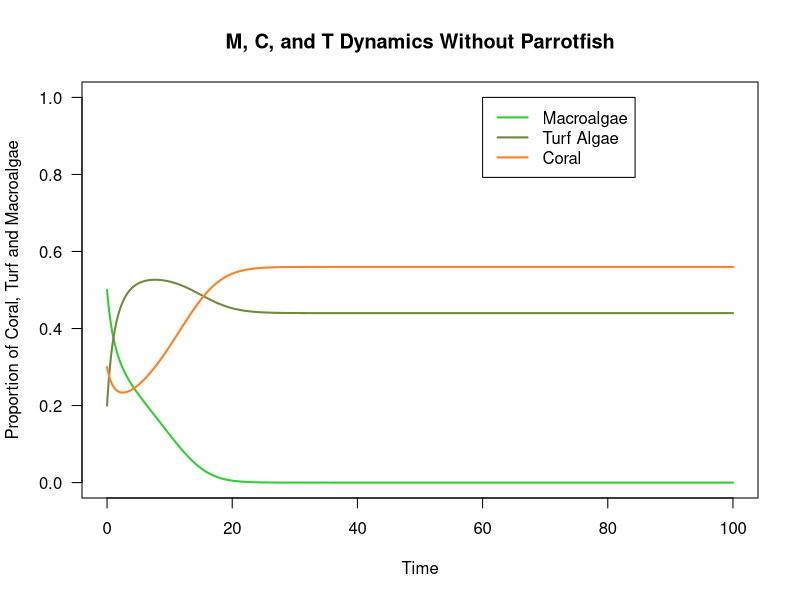
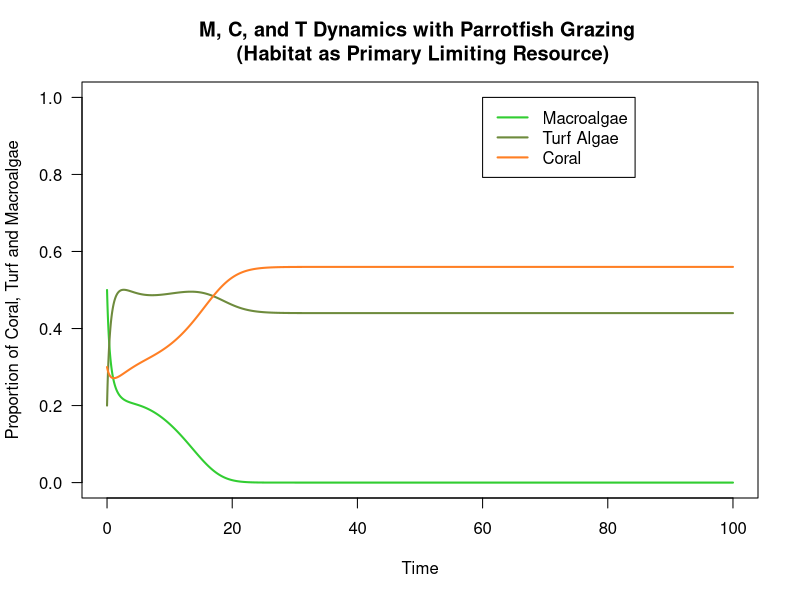
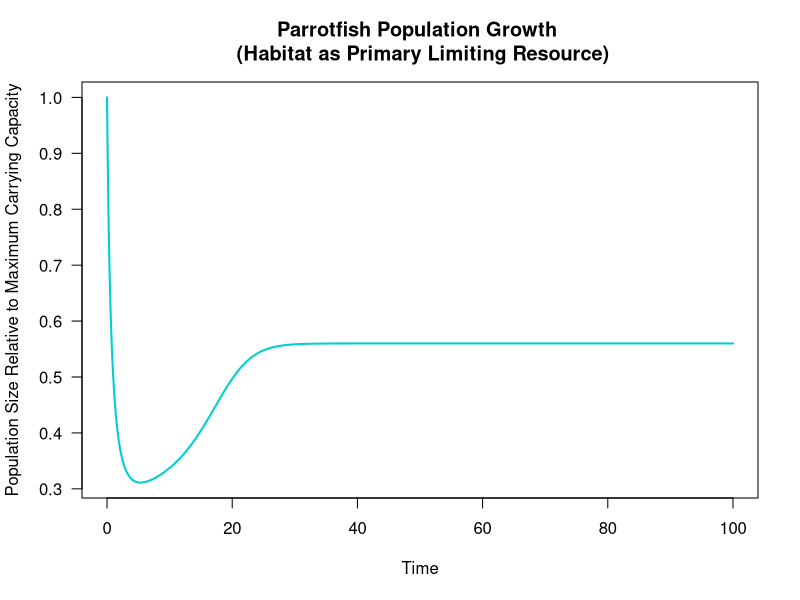
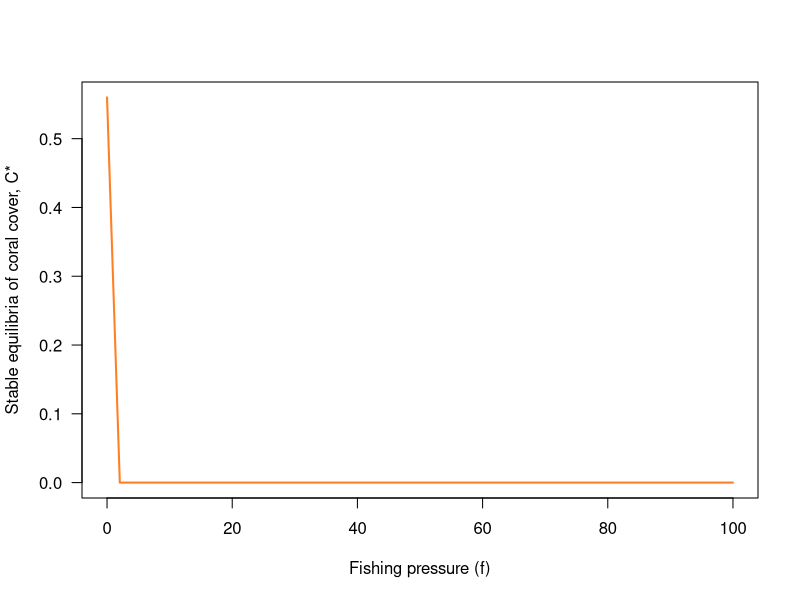
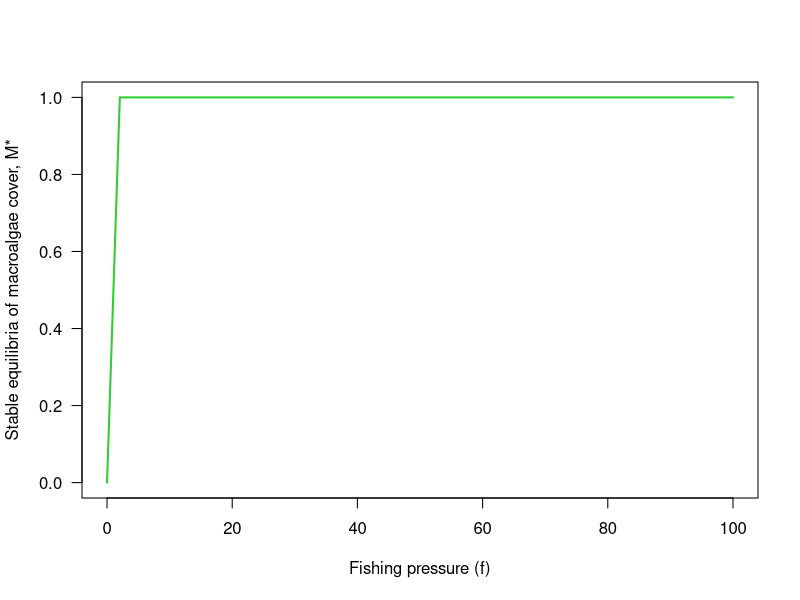
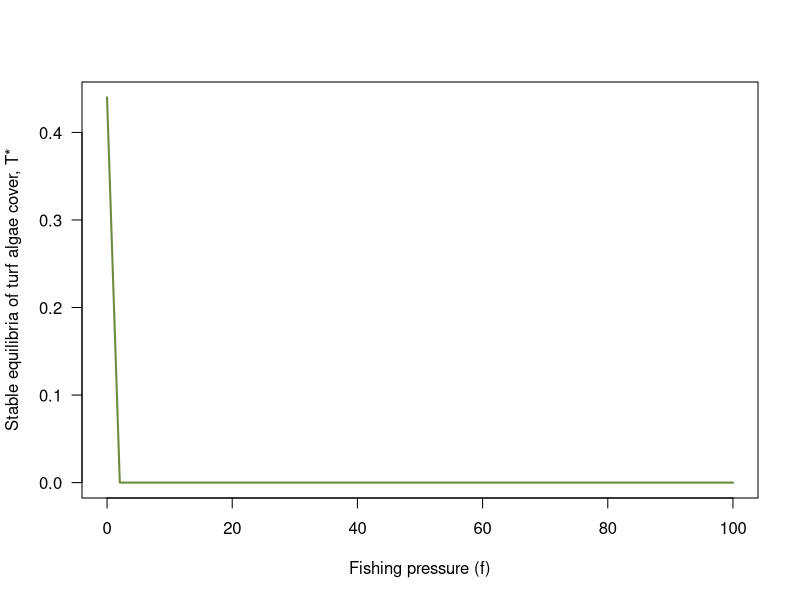
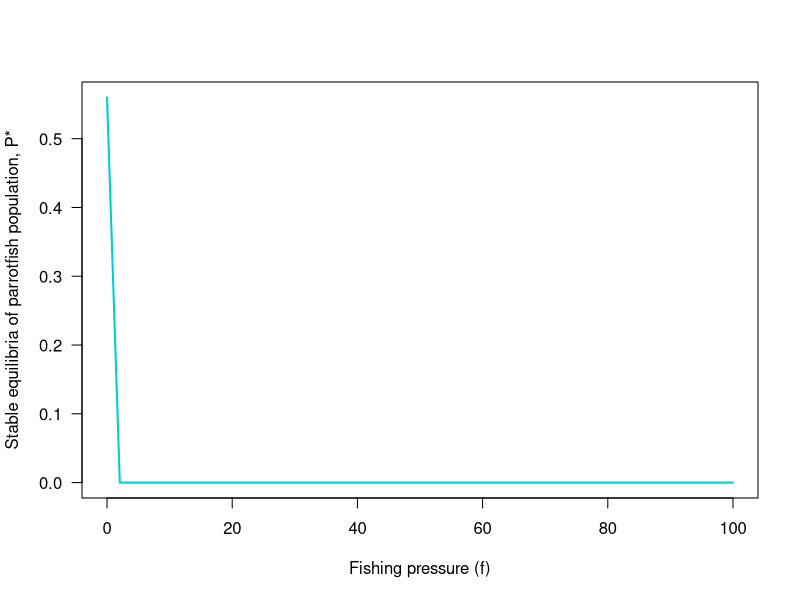

R code for these plots, in order:
## ---- chunk 1
knitr::opts_chunk$set(echo = TRUE)
## ---- chunk 2
### Macroalgae ###
# dMdt <- (alpha*M*C) - ((g*M)/(M + T)) + (gamma*M*T)


### Coral ###
# dCdt <- (r*T*C) - (d*C) - (alpha*M*C)


### Turf algae ###
# dTdt <- (g*M)/(M + T) - (gamma*M*T) - (r*T*C) + (d*C)
## ---- chunk 3
# parrotfish growth rate
s <- 0.49 # intrinsic rate of growth s of parrotfish 

# rate macroalgae directly overgrow coral per year
alpha <- 0.1 # coral overgrown by macroalgae at a rate a

# rate macroalgae spread vegetatively over algal turfs per year
gamma <- 0.8 # at a rate γ (gamma)

# rate of coral recruitment to algal turfs per year; coral always overgrow algal turfs
r <- 1 # corals recruit to and overgrow algal turfs at a rate r

# coral mortality -- natural coral mortality accounts for 2-4% per year, predation for 30%, and remaining mortality from coral disease or tissue damage following bleaching
d <- 0.44 # natural mortality rate of d

# grazing rate g can change, right now im setting it between the critical values 0.18 and 0.39
g <- 0.4 # set grazing rate 

# maximum parrotfish carrying capacity
#beta <- C

# fishing pressure 
f <- 0

## ---- chunk 4
###  Variables ###

#M <- macroalgae 
  # M <- 1 - C - T
#C <- coral 
  # C <- 1 - M - T
#T <- turf algae 
  # T <- 1 - M - C

# M + C + T = 1 particular region of the seabed is covered entirely by macroalgae (M), coral (C), and algal turfs (T) (variables)

# g # parrotfish graze macroalgae without distinction from algal turfs at a rate g


# storing colors 
Mcol <- 'limegreen' # plot color for macropalgae 
Tcol <- 'darkolivegreen4' # plot color for turf algae 
Ccol <- 'chocolate1' # plot color for coral 
Pcol <- 'darkturquoise' #plot color for parrotfish population
## ---- chunk 5
# setting time and inital values 
# time set 0 to 100
tset <- seq(from = 0, to = 100, length.out = 20000) #set time from 0 to 100 

# set initial condition for the parameters, I just set these randomly to be equal to 1 as the paper says
M0 <- 0.5
C0  <- .3
T0  <- 1 - M0 - C0 
P0 <- 1
## ---- chunk 6
### Simulation 1: M, C, T dynamics in the absence of parrotfish grazing ###

# creating holding vectors and filling initial conditions
M.simu <- NaN*tset 
M.simu[1] <- M0
T.simu <- NaN*tset
T.simu[1] <- T0
C.simu <- NaN*tset
C.simu[1] <- C0
P.simu <- NaN*tset
P.simu[1] <- P0 #start P squiggle (only using P squiggle, so P squiggle = P; g = P squiggle because g(P) = P/beta, and we assume beta = 1 (max carrying capacity, which is the same as max coral cover), so setting initial g value to P0

#for loop
for(i in 2:length(tset)){
  # calculating change in time
	dt <- tset[i]-tset[i-1] 
	
	# set variable equal to the simulation value at the previous timestep
	M <- M.simu[i-1]
	C <- C.simu[i-1]
	Tt <- T.simu[i-1]
		

	# calculating change in population size -- replace g with P squiggle (P)
	dM <- ( (alpha*M*C) - ((g*M)/(M + Tt)) + (gamma*M*Tt) ) * dt 
	#dT <- ( (g*M)/(M + T) - (gamma*M*T) - (r*T*C) + (d*C)) * dt 
	dC <- ((r*Tt*C) - (d*C) - (alpha*M*C) ) * dt
	
	# calculating total population size
	M.simu[i] <- M.simu[i-1] + dM
	C.simu[i] <- C.simu[i-1] + dC
	T.simu[i] <- 1 - C.simu[i] - M.simu[i]
}
## ---- chunk 7
# plot for M/C/T dynamics in the absence of parrotfish grazing

# plot macroalgae
plot(x = tset, y = M.simu,
     type = 'l', las = 1, lwd = 2, col = Mcol,
     xlab = 'Time', ylab = 'Proportion of Coral, Turf and Macroalgae',
     xlim = c(min(tset), max(tset)), ylim = c(0, 1))
# plot turf
lines(x = tset, y = T.simu,
      lwd = 2, col = Tcol)
# plot coral
lines(x = tset, y = C.simu,
      lwd = 2, col = Ccol)

title("M, C, and T Dynamics Without Parrotfish")

legend(x = 60, y = 1,
       c('Macroalgae', 'Turf Algae', 'Coral'),
       lwd = 2,
       col = c(Mcol, Tcol, Ccol))
## ---- chunk 8
####  Simulation 2: WITH PARROTFISH -- habitat as primary limiting resource ####

## Notes and Assumptions ##
# parrotfish logistic growth changes the grazing rate (g = P, see model assumptions) and therefore impacts M, C, and T dynamics
# assume that f = 0 (no fishing)
# g(P) = alpha*P/beta where alpha is a positive constant. # alpha = g_max, assumed to be 1, so g(P) = P/beta, which guarantees that the grazing intensity. arrives at a maximum only if f = 0 and P(t) reaches maximum carrying capacity, requiring no limitation from habitat (i.e., K(C) = 1)
# so we can assume for this simulation that beta = K(C) = C
# P = P squiggle here, which is population size relative to maximum carrying capacity (beta)
# g(P) = P squiggle = P, so in the equation for dM, we've replaced g with P

# creating holding vectors and filling initial conditions
M.simu2 <- NaN*tset 
M.simu2[1] <- M0
T.simu2 <- NaN*tset
T.simu2[1] <- T0
C.simu2 <- NaN*tset
C.simu2[1] <- C0
P.simu2 <- NaN*tset
P.simu2[1] <- P0

#for loop for the simulation
for(i in 2:length(tset)){
  # calculating change in time
	dt <- tset[i]-tset[i-1] 
	
	# set variable equal to the simulation value at the previous timestep
	M <- M.simu2[i-1]
	C <- C.simu2[i-1]
	Tt <- T.simu2[i-1]
	P <- P.simu2[i-1]
		

	# calculating change in population size -- replace g with P squiggle (P)
	dM <- ( (alpha*M*C) - ((P*M)/(M + Tt)) + (gamma*M*Tt) ) * dt 
	#dT <- ( (g*M)/(M + T) - (gamma*M*T) - (r*T*C) + (d*C)) * dt 
	dC <- ((r*Tt*C) - (d*C) - (alpha*M*C) ) * dt
	# parrotfish population growth, assuming f = 0, and max carrying capacity = C
	dP <- ((s*P)*(1 - (P/C)) - f*P) * dt
	
	# calculating total population size
	M.simu2[i] <- M.simu2[i-1] + dM
	C.simu2[i] <- C.simu2[i-1] + dC
	T.simu2[i] <- 1 - C.simu2[i] - M.simu2[i]
	# P here is population relative to maximum carrying capacity (beta), which also equals coral cover. So P = population relative to coral cover.
	P.simu2[i] <- P.simu2[i-1] + dP
}

## ---- chunk 9
# plot macroalgae
plot(x = tset, y = M.simu2,
     type = 'l', las = 1, lwd = 2, col = Mcol,
     xlab = 'Time', ylab = 'Proportion of Coral, Turf and Macroalgae',
     xlim = c(min(tset), max(tset)), ylim = c(0, 1))
# plot turf
lines(x = tset, y = T.simu2,
      lwd = 2, col = Tcol)
# plot coral
lines(x = tset, y = C.simu2,
      lwd = 2, col = Ccol)

title("M, C, and T Dynamics with Parrotfish Grazing \n (Habitat as Primary Limiting Resource)")

legend(x = 60, y = 1,
       c('Macroalgae', 'Turf Algae', 'Coral'),
       lwd = 2,
       col = c(Mcol, Tcol, Ccol))
## ---- chunk 10
# plot macroalgae
plot(x = tset, y = P.simu2,
     type = 'l', las = 1, lwd = 2, col = Pcol,
     xlab = 'Time', ylab = 'Population Size Relative to Maximum Carrying Capacity')

title("Parrotfish Population Growth \n (Habitat as Primary Limiting Resource)")

## ---- chunk 11
### Bifurcation diagram of fishing effort parameter vs. coral cover equilibrium value

# sequence of values for f (fishing pressure)
fset <- seq(from = 0, to = 100,length.out = 50)

# holding vectors for equilibrium values of C, M, and T
Cstarset <- NaN*fset 
Mstarset <- NaN*fset
Tstarset <- NaN*fset
Pstarset <- NaN*fset

# for loop for fishing pressure bifurcation diagram
for(j in 1:length(fset)){
  # assign the value of Y
	f <- fset[j] 
	
	# create a holding vector for predator and prey populations
	# and fill with initial conditions
	C.simu_f <- NaN*tset
	C.simu_f[1] <- 1   
	M.simu_f <- NaN*tset 
	M.simu_f[1] <- 1
	T.simu_f <- NaN*tset 
	T.simu_f[1] <- 1
	P.simu_f <- NaN*tset 
	P.simu_f[1] <- 1
	
	for(i in 2:length(tset)){
	  # calculating change in time
		  # calculating change in time
	  dt <- tset[i]-tset[i-1] 
	
	  # set variable equal to the simulation value at the previous timestep
	  M <- M.simu_f[i-1]
	  C <- C.simu_f[i-1]
	  Tt <- T.simu_f[i-1]
	  P <- P.simu_f[i-1]
		
  	# parrotfish population growth, assuming f = 0, and max carrying capacity = C
  	dP <- ((s*P)*(1 - (P/C)) - f*P) * dt
	  # calculating change in population size -- replace g with P squiggle (P)
  	dM <- ( (alpha*M*C) - ((P*M)/(M + Tt)) + (gamma*M*Tt) ) * dt 
  	#dT <- ( (g*M)/(M + T) - (gamma*M*T) - (r*T*C) + (d*C)) * dt 
  	dC <- ((r*Tt*C) - (d*C) - (alpha*M*C) ) * dt

	
  	# calculating total population size
  	M.simu_f[i] <- M.simu_f[i-1] + dM
  	C.simu_f[i] <- C.simu_f[i-1] + dC
  	T.simu_f[i] <- 1 - C.simu_f[i] - M.simu_f[i]
	  # P here is population relative to maximum carrying capacity (beta), which also equals coral cover. So P = population relative to   coral cover.
  	P.simu_f[i] <- P.simu_f[i-1] + dP
  	} #end of the inner for loop
	
	# storing last population size (equilibrium population size) in holding vectors for equilibrium population sizes
	Cstarset[j] <- C.simu_f[length(tset)]
	Mstarset[j] <- M.simu_f[length(tset)]
	Tstarset[j] <- T.simu_f[length(tset)]
	Pstarset[j] <- P.simu_f[length(tset)]
	
} #end of outer for loop that iterates over each element in Yset

## ---- chunk 12
## Plot for fishing pressure vs. variables bifurcation diagrams

# plot stable equilibria of  (Pstarset) against density of alternate prey (Yset)
plot(x = fset, y = Cstarset,
     type = 'l', lwd = 2, col = Ccol, las = 1,
     xlab = 'Fishing pressure (f)', ylab = 'Stable equilibria of coral cover, C*')

# plot stable equilibria of prey (Xstarset) against density of alternate prey (Yset)
plot(x = fset, y = Mstarset,
     type = 'l', lwd = 2, col = Mcol, las = 1, 
     xlab = 'Fishing pressure (f)', ylab = 'Stable equilibria of macroalgae cover, M*')

# plot stable equilibria of prey (Xstarset) against density of alternate prey (Yset)
plot(x = fset, y = Tstarset,
     type = 'l', lwd = 2, col = Tcol, las = 1, 
     xlab = 'Fishing pressure (f)', ylab = 'Stable equilibria of turf algae cover, T*')

# plot stable equilibria of prey (Xstarset) against density of alternate prey (Yset)
plot(x = fset, y = Pstarset,
     type = 'l', lwd = 2, col = Pcol, las = 1, 
     xlab = 'Fishing pressure (f)', ylab = 'Stable equilibria of parrotfish population, P*')
## ---- chunk 13
####  Simulation 3: WITH PARROTFISH -- food availability as primary limiting resource ####

# K(C) = 1 - zC where 0 <= z < 1

## maybe we don't have to do this one, and can just focus on the first simulation??





